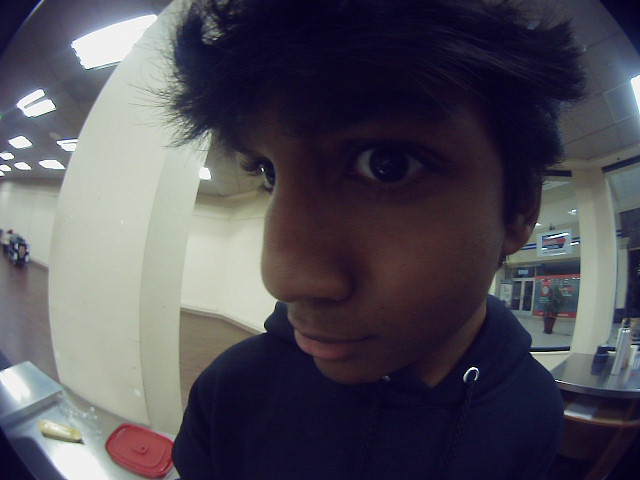
#> input picture snapshot_20240309_173343.jpg, 640 x 480 px, given in place of the camera
$ python calibrate_bounds.py
#> lines starting #> are read from the running program, lines starting #| are printed output that depends on the picture; after the words box and inside, x2 and y2 are one past the last pixel; in counts of white or black regions, pixels touching at a corner belong together
import cv2
import numpy as np

# This isn't for the detection, it's just to help you find the lower and upper hsv bounds.
# Green represents a contour that has been found, blue represents the biggest contour. Try to get it so that they
# only appear around notes.

# Create a window to adjust the lower and upper bounds
cv2.namedWindow("Trackbars", cv2.WINDOW_NORMAL)  # Use WINDOW_NORMAL to allow resizing
cv2.resizeWindow("Trackbars", 600, 300)  # Set the size of the window (width, height)

# Create trackbars
cv2.createTrackbar("Hue Lower", "Trackbars", 1, 179, lambda x: None)
cv2.createTrackbar("Saturation Lower", "Trackbars", 80, 255, lambda x: None)
cv2.createTrackbar("Value Lower", "Trackbars", 130, 255, lambda x: None)
cv2.createTrackbar("Hue Upper", "Trackbars", 6, 179, lambda x: None)
cv2.createTrackbar("Saturation Upper", "Trackbars", 255, 255, lambda x: None)
cv2.createTrackbar("Value Upper", "Trackbars", 255, 255, lambda x: None)

# Specify the camera index (usually 0 for built-in webcam)
camera_index = 1

# Open the camera
cap = cv2.VideoCapture(camera_index)

while True:
    # Capture frame-by-frame
    ret, frame = cap.read()
#> frame is the input picture: shape (480, 640, 3); mean B, G, R 88.1, 77.9, 80.6

    if ret:
        # Convert frame from BGR to HSV color space
        hsv = cv2.cvtColor(frame, cv2.COLOR_BGR2HSV)
#> hsv: shape (480, 640, 3); mean H, S, V 103.5, 96.5, 94.1

        # Get current trackbar positions
        hue_lower = cv2.getTrackbarPos("Hue Lower", "Trackbars")
        saturation_lower = cv2.getTrackbarPos("Saturation Lower", "Trackbars")
        value_lower = cv2.getTrackbarPos("Value Lower", "Trackbars")
        hue_upper = cv2.getTrackbarPos("Hue Upper", "Trackbars")
        saturation_upper = cv2.getTrackbarPos("Saturation Upper", "Trackbars")
        value_upper = cv2.getTrackbarPos("Value Upper", "Trackbars")

        # Define lower and upper bounds for orange color in HSV
        lower_orange = np.array([hue_lower, saturation_lower, value_lower])
        upper_orange = np.array([hue_upper, saturation_upper, value_upper])

        # Threshold the HSV image to get only orange colors
        mask = cv2.inRange(hsv, lower_orange, upper_orange)
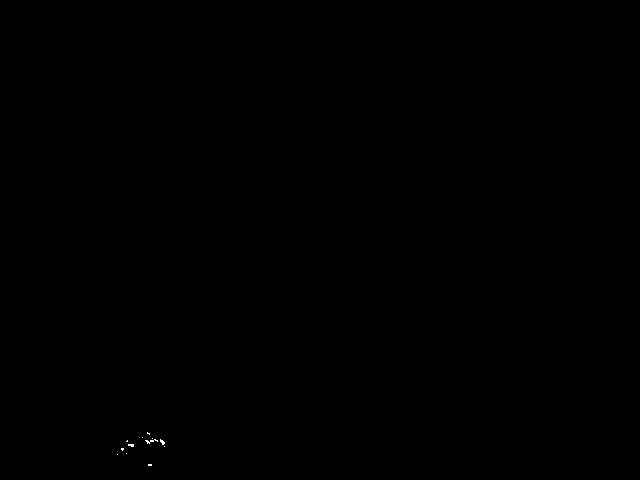
#> mask: shape (480, 640); 0.03% white in thin lines or dots, all inside (x1, y1, x2, y2) = (117, 432, 165, 466)

        # Find contours in the mask
        contours, _ = cv2.findContours(mask, cv2.RETR_EXTERNAL, cv2.CHAIN_APPROX_SIMPLE)
#> contours = 12 contours, all with area under 20

        # Find the largest contour (clump) of orange pixels
        if contours:
            # Draws Everything else it's detecting
            cv2.drawContours(frame, contours, -1, [0, 255, 0], 1)
#> frame: shape (480, 640, 3); 0.02% of pixels changed, all inside (x1, y1, x2, y2) = (117, 432, 165, 466)
            # Gets the largest contour and draws it on
            largest_contour = max(contours, key=cv2.contourArea)
#> largest_contour = contour of 9 points, box (x1, y1, x2, y2) (160, 439, 165, 445), area 10
            cv2.drawContours(frame, [largest_contour], 0, [255, 0, 0], 2)
#> frame: shape (480, 640, 3); mean B, G, R 88.1, 77.9, 80.6

        # Display the resulting frame
        cv2.imshow("Frame", frame)

        # Break the loop if "q" is pressed
        if cv2.waitKey(1) & 0xFF == ord("q"):
#> (key q is pressed here)
            break
    else:
        print("Error: Unable to capture frame")
        break

# Release the capture
cap.release()
cv2.destroyAllWindows()

$ run again, on snapshot_20240309_174258.jpg
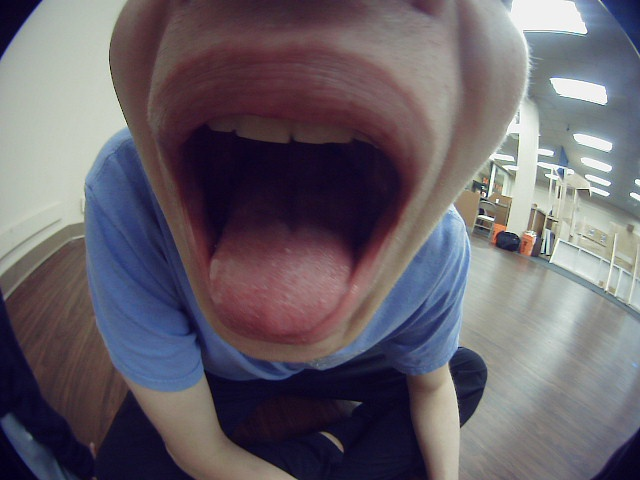
#> input picture snapshot_20240309_174258.jpg, 640 x 480 px, given in place of the camera
#> frame is the input picture: shape (480, 640, 3); mean B, G, R 105.2, 96.7, 103.1
#> hsv: shape (480, 640, 3); mean H, S, V 95.3, 79.5, 116.1
#> mask: shape (480, 640); 0.07% white in thin lines or dots, all inside (x1, y1, x2, y2) = (322, 230, 531, 341)
#> contours = 18 contours, 16 with area under 20; largest, box (x1, y1, x2, y2) and area: (337, 292, 352, 316) 66, (521, 236, 526, 254) 24
#> largest_contour = contour of 36 points, box (x1, y1, x2, y2) (337, 292, 352, 316), area 66
#> `cv2.drawContours(frame, [largest_contour], 0, [255, 0, 0], 2)`:
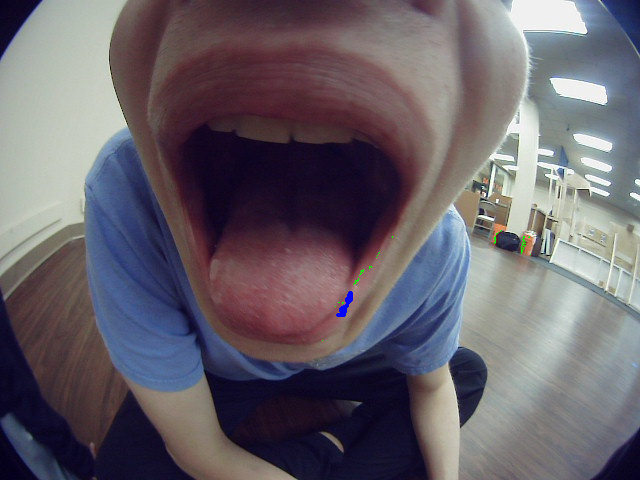
#> frame: shape (480, 640, 3); mean B, G, R 105.3, 96.7, 103
